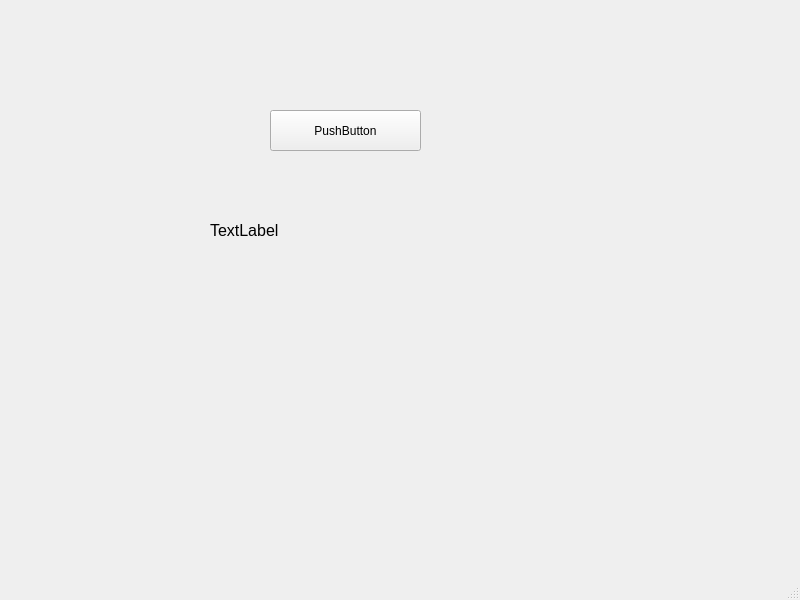
<?xml version="1.0" encoding="UTF-8"?>
<ui version="4.0">
 <class>MainWindow</class>
 <widget class="QMainWindow" name="MainWindow">
  <property name="geometry">
   <rect>
    <x>0</x>
    <y>0</y>
    <width>800</width>
    <height>600</height>
   </rect>
  </property>
  <property name="windowTitle">
   <string>MainWindow</string>
  </property>
  <widget class="QWidget" name="centralwidget">
   <widget class="QPushButton" name="pushButton">
    <property name="geometry">
     <rect>
      <x>270</x>
      <y>110</y>
      <width>151</width>
      <height>41</height>
     </rect>
    </property>
    <property name="text">
     <string>PushButton</string>
    </property>
   </widget>
   <widget class="QLabel" name="label">
    <property name="geometry">
     <rect>
      <x>210</x>
      <y>190</y>
      <width>261</width>
      <height>81</height>
     </rect>
    </property>
    <property name="font">
     <font>
      <pointsize>12</pointsize>
     </font>
    </property>
    <property name="text">
     <string>TextLabel</string>
    </property>
   </widget>
  </widget>
  <widget class="QMenuBar" name="menubar">
   <property name="geometry">
    <rect>
     <x>0</x>
     <y>0</y>
     <width>800</width>
     <height>21</height>
    </rect>
   </property>
  </widget>
  <widget class="QStatusBar" name="statusbar"/>
 </widget>
 <resources/>
 <connections/>
</ui>
